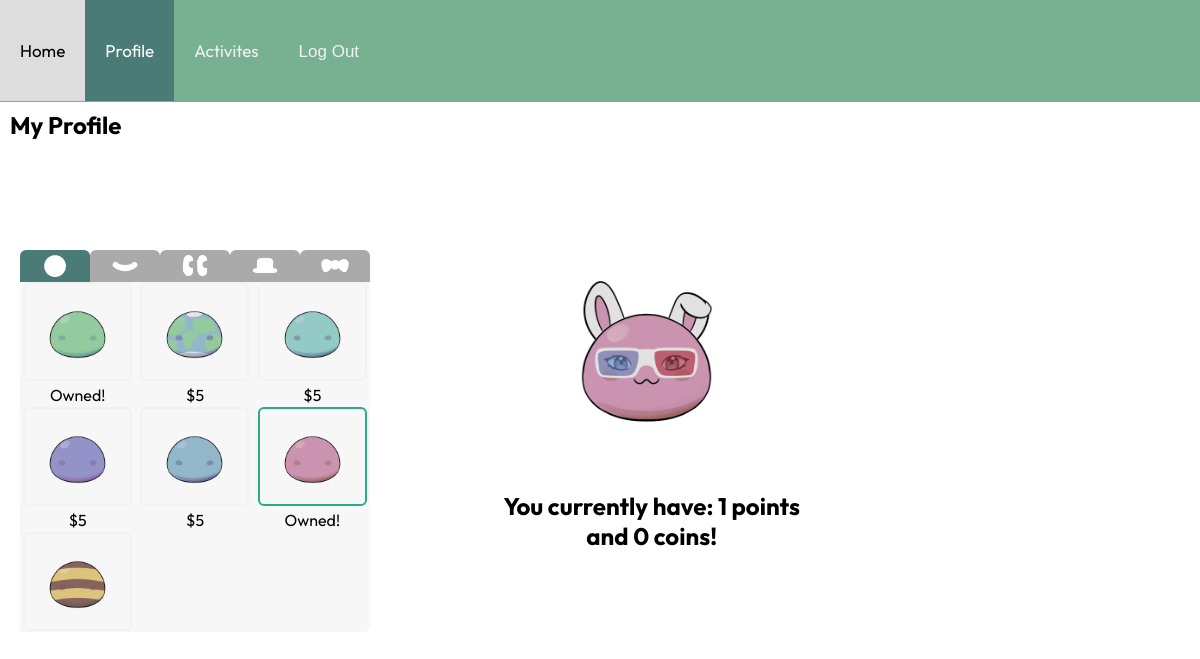
Screenshot of /profile/ (signed in) with the database file from the repository.
### users/models.py (models this page shows, shortened)
class Item(models.Model):
    CATEGORIES = {
        "colour": "Colour",
        "mouth": "Mouth",
        "eyes": "Eyes",
        "headwear": "Headwear",
        "accessory": "Accessory",
    }
    name = models.CharField(max_length=200)
    category = models.CharField(max_length=200, choices=CATEGORIES)
    price = models.IntegerField()
    img_file = models.ImageField("Image file", upload_to='profile_images')
    is_default_img = models.BooleanField("Default (image is default selection for this item)", default=False)

class Profile(models.Model):
    user = models.OneToOneField(User, on_delete=models.CASCADE)
    bio = models.TextField()
    points_amount = models.IntegerField(default=0)
    coins_amount = models.IntegerField(default=0)

### app/views.py (the view)
# urls.py: path('profile/', profile, name='profile'),
def profile(request):
    def sortItemsByType(item_list):
        items_dict = {"colour":[], "mouth":[], "eyes":[], "headwear":[], "accessory":[]}
        for item in item_list:
            items_dict[item.category].append(item)
        return items_dict
    marker = request.user.id
    profile = Profile.objects.get(user=marker)
    avatar = Avatar.objects.get(profile=profile)
    if request.method == "GET":
        all_items = sortItemsByType(Item.objects.all())
        owned_item_ids = []
        owned_item_relations = OwnedItem.objects.filter(profile=profile)
        for relation in owned_item_relations:
            owned_item_ids.append(relation.item.id)
        seleted_items = {"colour": avatar.colour,
                         "mouth": avatar.mouth,
                         "eyes": avatar.eyes,
                         "headwear": avatar.headwear,
                         "accessory": avatar.accessory}
        context = {
            'profile_data': profile,
            'avatar_data': avatar,
            'all_items': all_items,
            'owned_item_ids': owned_item_ids,
            'selected_items': seleted_items,
        }
        return render(request, 'app/profilePage.html', context)

### app/templates/app/profilePage.html (shortened to what this page needs)
{% load static %}
<!DOCTYPE html>
<html lang="en">
<head>
    <link rel="stylesheet" href="{% static 'app/css/styles.css' %}">
    <link rel="stylesheet" media="screen and (max-width: 640px)" href="{% static 'app/css/styles_mobile.css' %}" />
    <link rel="stylesheet" media="screen and (min-width:641px)" href="{% static 'app/css/styles.css' %}" />
</head>
<body>
    <div class="container">
        <div class="item-a">
            <div class="topnav">
                <a href="{% url 'home' %}">Home</a>
                <a class="active" href="/profile">Profile</a>
                <a href="{% url 'game_map' %}" class="nav-item nav-link">Activites</a>
                <form method="post" action="{% url 'logout' %}">
                    <button type="submit">Log Out</button>
                </form>
            </div>
        </div>
    </div>
    <header>
        <h2><b>My Profile</b></h2>
    </header>
    <div class="container">
        <div class="item-b">
                <div class="avatar">
                    {% for category, item in selected_items.items %}
                        {% if item %}
                            <img class="avatar {{category}}" src="{{ item.img_file.url }}" alt="avatar {{ category }}">
                        {% else %}
                            <img class="avatar {{category}}" src="/images/blank_placeholder.png" alt="no item set">
                        {% endif %}
                    {% endfor %}
                </div>
                <h2><b>
                    You currently have:
                    <span id=points_amount>{{ profile_data.points_amount }}</span> points<br>
                    and <span id=coins_amount>{{ profile_data.coins_amount }}</span> coins!
                </b></h2>
            </div>
            <div class="shop">
                <div class="tab-buttons">
                    <label>
                        <img src="/images/colour_tab_icon.png">
                    </label>
                    <label>
                        <img src="/images/mouth_tab_icon.png">
                    </label>
                    <label>
                        <img src="/images/eyes_tab_icon.png">
                    </label>
                    <label>
                        <img src="/images/headwear_tab_icon.png">
                    </label>
                    <label>
                        <img src="/images/accessory_tab_icon.png">
                    </label>
                </div>
                <div class="tabs">
                    {% for category, item_list in all_items.items %}
                        <div class="{{ category }}" id="shop-{{ category }}-tab">
                            {% for item in item_list %}
                                {% if item.id in owned_item_ids %}
                                    <label class="owned item">
                                        <img src="{{ item.img_file.url }}">
                                {% else %}
                                    <label class="unowned item">
                                        <img src="{{ item.img_file.url }}">
                                        <span class="item-price">${{ item.price }}</span>
                                {% endif %}
                            </label>
                            {% endfor %}
                        </div>
                    {% endfor %}
                </div>
            </div>
        </div>
</body>
</html>

### app/static/app/css/styles.css (style rules this page uses)
body { font-family: "Outfit"; padding: 0px; margin: 0px 0px 0px 0px; width: 100%; }
a { text-decoration: none; }
a:link, a:visited { text-decoration: none; color: black; }
h2 { margin-left: 10px; }
img { margin-left: 10px; }
.topnav { background-color: #77b192; overflow: hidden; cursor: pointer; }
.topnav a { float: left; color: #f2f2f2; text-align: center; padding: 40px 20px 40px 20px; text-decoration: none; font-size: 17px; }
.topnav a.active { background-color: #4b7b76; color: white; }
button[type=submit] { background-color: #77b192; overflow: hidden; border: none; float: left; color: #f2f2f2; text-align: center; padding: 42px 20px 40px 20px; text-decoration: none; font-size: 17px; }
.item-a { grid-area: top; }
.avatar { display: grid; }
.avatar > img { grid-row-start: 1; grid-column-start: 1; }
.colour { z-index: 1; }
.accessory { z-index: 5; }
.shop { position: relative; grid-area: sideLt; align-self: centre; justify-self: center; display: block; margin-left: 20px; height: 382px; width: 350px; }
[type=radio] + img { cursor: pointer; }
.tab-buttons { display: block; height: 32px; width: 350px; }
.tab-buttons > * { float: left; height: 32px; margin: 0; }
.tab-buttons [type=radio] + img { background-color: #aaa; border-radius: 6px 6px 0 0; padding: 0 19px; margin: 0; }
.tab-buttons [type=radio]:checked + img { background-color: #4b7b76; }
.tabs { display: grid; background-color: #f7f7f7; border-radius: 0 0 6px 6px; }
.tabs > * { grid-row-start: 1; grid-column-start: 1; overflow-x: hidden; overflow-y: scroll; visibility: hidden; display: grid; grid-template-columns: 1fr 1fr 1fr; gap: 2px; height: 350px; width: 350px; }
.tabs > :first-child { visibility: visible; }
.item { background-color: #f7f7f7; border-radius: 6px; text-align: center; padding: 0; }
.item > [type=radio] + img { border: 2px solid #f2f2f2; border-radius: 6px; padding: 0 5px; margin: 0; height: 95px; }
.item > [type=radio]:checked + img { border:2px solid #29Ab87; }
.owned::after { content: "Owned!"; }
.container { display: grid; grid-template-columns: [c1] 1fr [c2] 2fr [c3] 1fr; grid-template-rows: [r1] 50px [r2] 40px [r3] 1fr [r4] 1fr; grid-template-areas: "top top top" "t1 t2 t3" "sideLt main sideRt" "sideLb main sideRb"; }

### app/static/app/css/styles_mobile.css (style rules this page uses)
body { font-family: "Outfit"; padding: 0px; margin: 0px 0px 0px 0px; }
a { text-decoration: none; }
a:link, a:visited { text-decoration: none; color: black; }
h2 { margin-left: 10px; }
img { margin-left: 10px; }
.topnav { background-color: #77b192; overflow: hidden; width: 100%; }
.topnav a { float: left; color: #f2f2f2; text-align: center; padding: 40px 20px 40px 20px; text-decoration: none; font-size: 17px; }
.topnav a.active { background-color: #4b7b76; color: white; }
button[type=submit] { background-color: #77b192; overflow: hidden; border: none; float: left; color: #f2f2f2; text-align: center; padding: 42px 20px 40px 20px; text-decoration: none; font-size: 17px; }
.avatar { display: grid; }
.avatar > img { grid-row-start: 1; grid-column-start: 1; }
.colour { z-index: 1; }
.accessory { z-index: 5; }
.shop { display: block; margin-left: auto; margin-right: auto; height: 350px; width: 350px; }
.tab-buttons { display: block; height: 32px; width: 350px; }
.tab-buttons > * { float: left; height: 32px; margin: 0; }
.tab-buttons [type=radio] + img { background-color: #aaa; border-radius: 6px 6px 0 0; cursor: pointer; padding: 0 19px; margin: 0; }
.tab-buttons [type=radio]:checked + img { background-color: #4b7b76; }
.tabs { display: grid; background-color: #f7f7f7; border-radius: 0 0 6px 6px; }
.tabs > * { grid-row-start: 1; grid-column-start: 1; overflow-x: hidden; overflow-y: scroll; visibility: hidden; display: grid; grid-template-columns: 1fr 1fr 1fr; gap: 2px; height: 350px; width: 350px; }
.tabs > :first-child { visibility: visible; }
.item { background-color: #f7f7f7; border-radius: 6px; text-align: center; padding: 0; }
.item > [type=radio] + img { border: 2px solid #f2f2f2; border-radius: 6px; cursor: pointer; padding: 0 5px; margin: 0; height: 95px; }
.item > [type=radio]:checked + img { border:2px solid #29Ab87; }
.owned::after { content: "Owned!"; }
.container { display: block; }
.container > * { margin-left: auto; margin-right: auto; }

### rows the page displays
Item: img_file (picture)
Profile: points_amount "1", coins_amount "0"
Item: img_file (placeholder picture)
Item: img_file (picture), price "5"
Item: img_file (picture), price "5"
Item: img_file (picture), price "5"
Item: img_file (picture), price "5"
Item: img_file (picture)
Item: img_file (picture)
